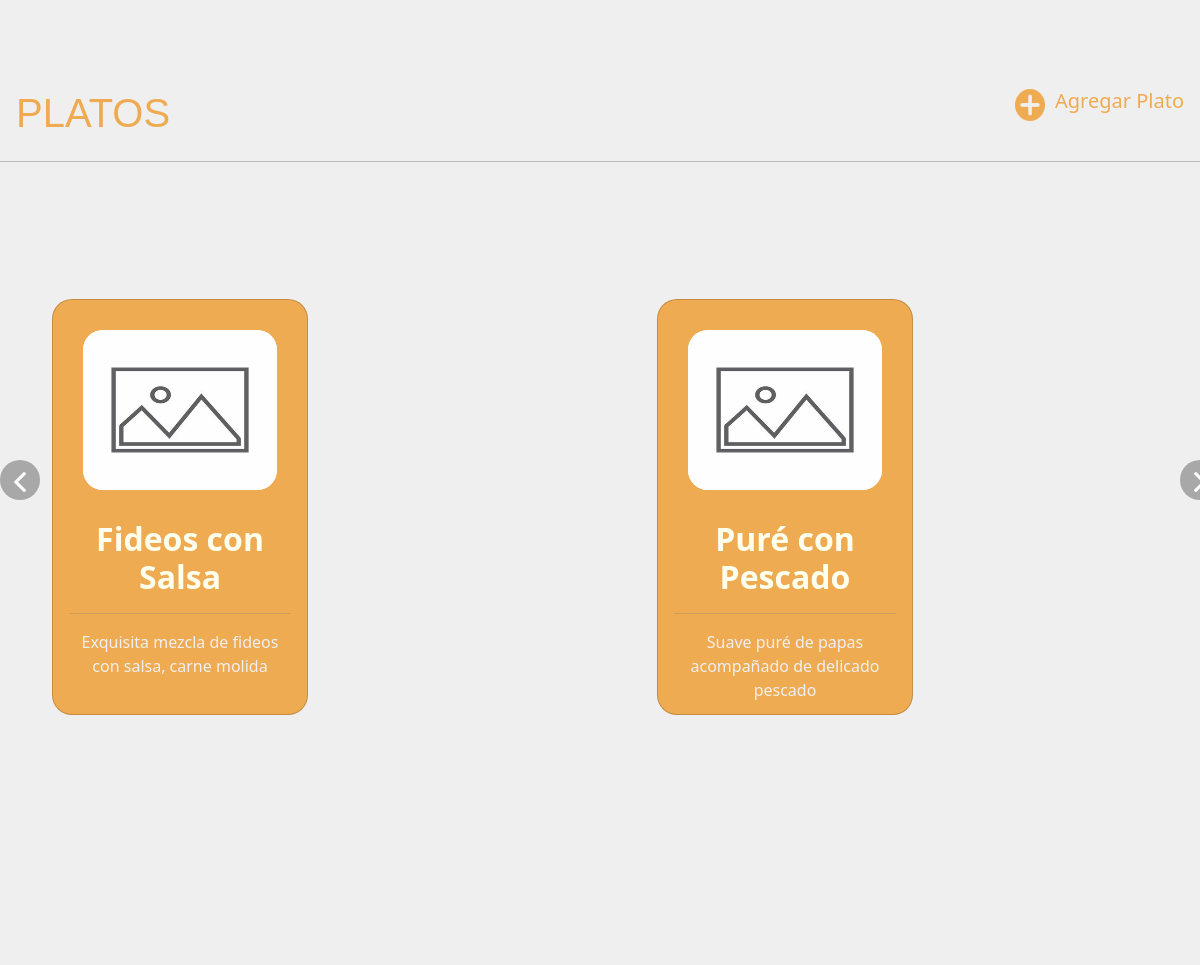
The app's page /AdminIndex (signed in, middle part), older data.
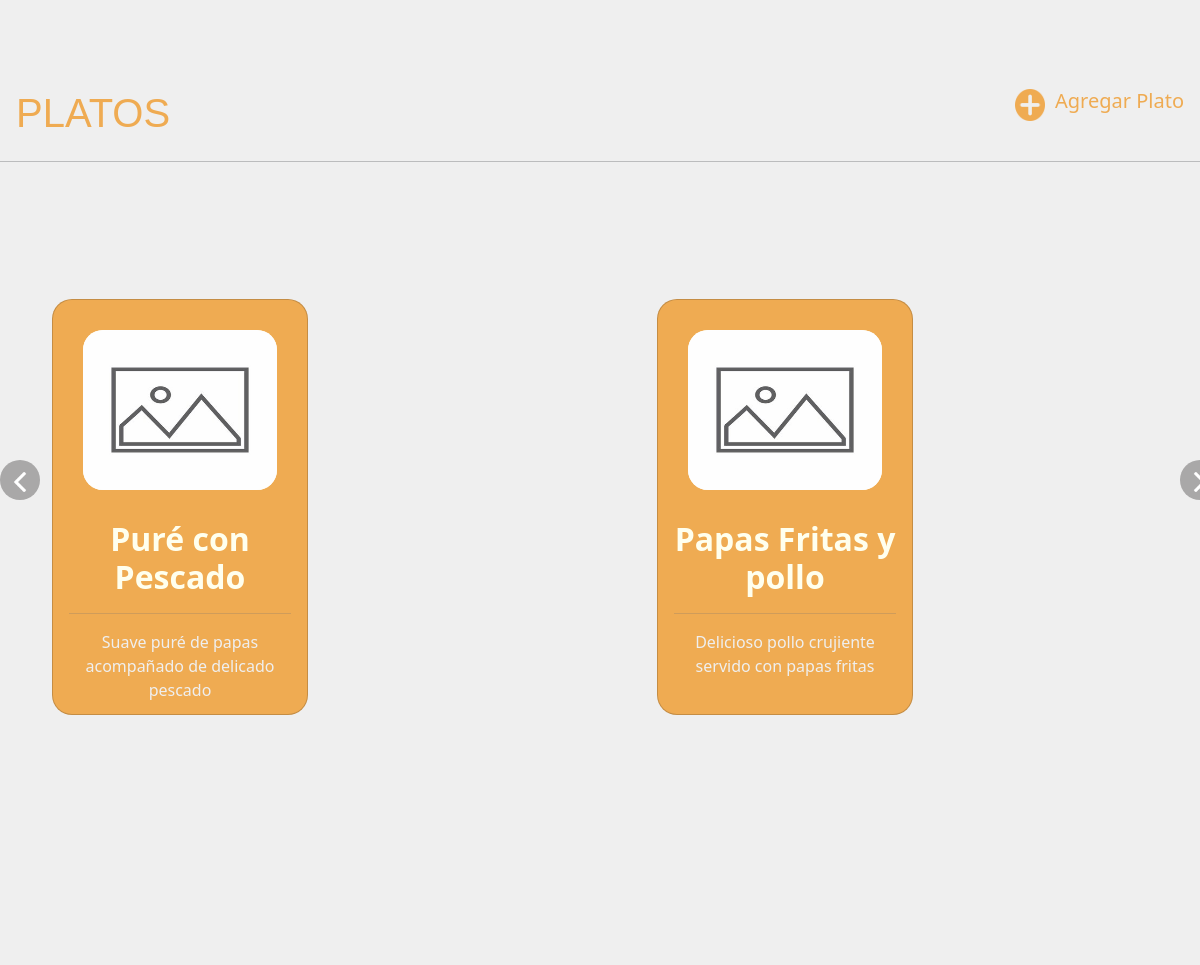
The same page, newer data.
### ElComilon/models.py (models this page shows, shortened)
class Producto(models.Model):
    id_producto = models.AutoField(primary_key = True)
    nombre = models.CharField(max_length = 80)
    precio = models.IntegerField()
    descripcion = models.CharField(max_length = 50)
    ingredientes = models.CharField(max_length = 80)
    imagen = models.ImageField(upload_to='upload/')

### ElComilon/views.py (the view)
# urls.py: path('AdminIndex',views.adminIndex, name='AdminIndex'),
@staff_member_required(login_url="Login")
def adminIndex(request):
    productos = Producto.objects.all()
    return render(request, 'pages/adminViews/AdminIndex.html', {'productos':productos})

### templates/pages/adminViews/AdminIndex.html (shortened to what this page needs)
<!DOCTYPE html>
<html lang="en">
<head>
    {% load static %}
    <link href="https://cdn.jsdelivr.net/npm/bootstrap@5.3.3/dist/css/bootstrap.min.css" rel="stylesheet">
    <link rel="stylesheet" href="https://cdnjs.cloudflare.com/ajax/libs/OwlCarousel2/2.3.4/assets/owl.carousel.min.css" />
    <link rel="stylesheet" href="https://cdnjs.cloudflare.com/ajax/libs/OwlCarousel2/2.3.4/assets/owl.theme.default.min.css" />
</head>
<body>
    <main>
        <br><br><br><br>
        <br>
          <br><br><br><br><br><br>
        <br><br><br><br>
        <div class="restaurantes_txt">
            <div class="titulo">
                <h1>PLATOS</h1>
            </div>
            <div class="agregarNuevo">
                <a href="{% url 'AgregarPlato' %}">
                    <img src="{% static 'img/botones/add.png' %}" alt="" width="30px">
                    <h5>Agregar Plato</h5>
                </a>
            </div>
          </div>
        <HR></HR>
          <div class="platos">
             <div class="element butt l" id="Lbutton">
                <div class="left">
                    <button>
                        <img src="{% static '/img/botones/button.png' %}" alt="" width="20px">
                    </button>
                </div>
            </div>
            <div class="container">
                <div class="element food" id="Carrusel">
                    <div class="owl-carousel owl-theme food-container">
                        {% for producto in productos %}
                        <div class="item">
                            <a href="{% url 'DetailProduct' pk=producto.id_producto %}" class="carta">
                                <div class="card comida" style="width: 16rem; height: 26rem;">
                                    <div class="img">
                                        <img src="{% static 'img/DefaultImage.jpg' %}" class="card-img-top" alt="">
                                    </div>
                                    <div class="card-body">
                                        <h5 class="card-title">{{producto.nombre}}</h5>
                                        <hr>
                                        <p class="card-text">{{producto.descripcion}}</p>
                                    </div>
                                </div>
                            </a>
                        </div>
                        {% endfor %}
                    </div>
                </div>
            </div>
            <div class="element butt r" id="Rbutton">
                <div class="right">
                    <button >
                        <img src="{% static '/img/botones/button.png' %}" alt="" width="20px">
                    </button>
                </div>
            </div>
          </div>
        <br><br><br><br><br>
        <br><br><br><br><br>
    </main>
    <link rel="stylesheet" href="{% static 'css/Navbar.css' %}">
    <link rel="stylesheet" href="{% static 'css/index.css' %}">
    <link rel="stylesheet" href="{% static 'css/footer.css' %}">
</body>
</html>

### templates/bases/header.html (shortened to what this page needs)
{% load static %}

### templates/bases/footer.html (shortened to what this page needs)
{% load static %}

### static/css/Navbar.css (style rules this page uses)
body { background-color: #EFEFEF; }
.item { height: 70px; width: 100%; display: flex; align-items: center; }

### static/css/index.css (style rules this page uses)
.restaurantes_txt { display: flex; margin-left: 1rem; justify-content: space-between; color:rgb(239,171,82); font-weight: bold; }
.titulo { width: 400px; color:rgb(239,171,82) ; font-family: 'Franklin Gothic Medium', 'Arial Narrow', Arial, sans-serif; font-size: 5rem; font-weight: bold; }
.agregarNuevo { font-size:30px; margin-right: 1rem; }
.agregarNuevo a { display: flex; text-decoration: none; color: #EFAB52; }
.agregarNuevo a h5 { margin-left: 10px; }
.card { background-color: #EFAB52 ; border-radius: 20px; height: 20rem; }
.img { background-color: #FFFFEE; margin: 30px; border-radius: 20px; }
.card-title { display: flex; justify-content: center; color: #FFFFEE; font-weight: bold; font-size: 2.6rem; }
.card-text { display: flex; justify-content:center; }
.card-body { padding-top: 0px; }
body { margin:0px; }
html,body { width: 100%; height: 100%; margin: 0px; padding: 0px; overflow-x: hidden; }
.card .img img { height: 10rem; border-radius: 20px; }
.comida h5 { text-align: center; font-size: 2rem; font-weight: bold; margin-bottom: 1rem; }
.comida hr { color: #707070; }
.comida p { text-align: center; color: #EFEFEF; }
.butt { display: flex; align-items: center; justify-content: center; height: 100px; width: 25rem; padding: 0; }
.left button { width: 40px; height: 40px; border-radius: 100px; border: none; background-color: #39383863; }
.right button { width: 40px; height: 40px; border-radius: 100px; border: none; background-color: #39383863; }
.right img { transform: scaleX(-1); }
.platos { display: flex; align-items: center; margin-top: 30px; }
.food { display: flex; width: 1200px; align-items: center; }
.food-container { display: flex; align-items: center; width: 10rem; height: 36rem; justify-content: space-evenly; }
.food a { text-decoration: none; }
.owl-carousel { width: 100%; }

Row changes from the older to the newer data that the page shows:
removed Producto: nombre "Fideos con Salsa", descripcion "Exquisita mezcla de fideos con salsa, carne molida"
now on this page (row unchanged): Producto: nombre "Papas Fritas y pollo", descripcion "Delicioso pollo crujiente servido con papas fritas"
